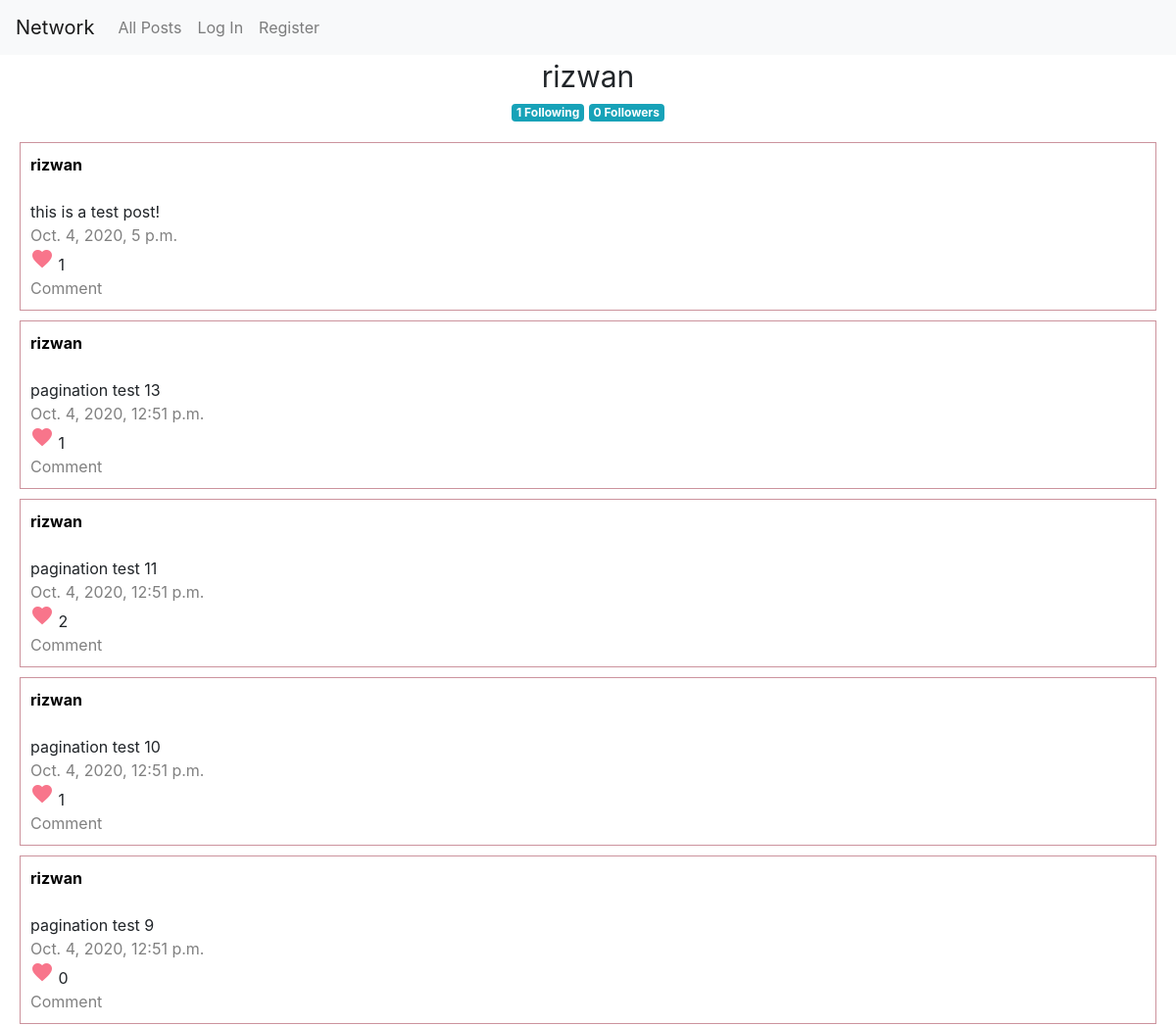
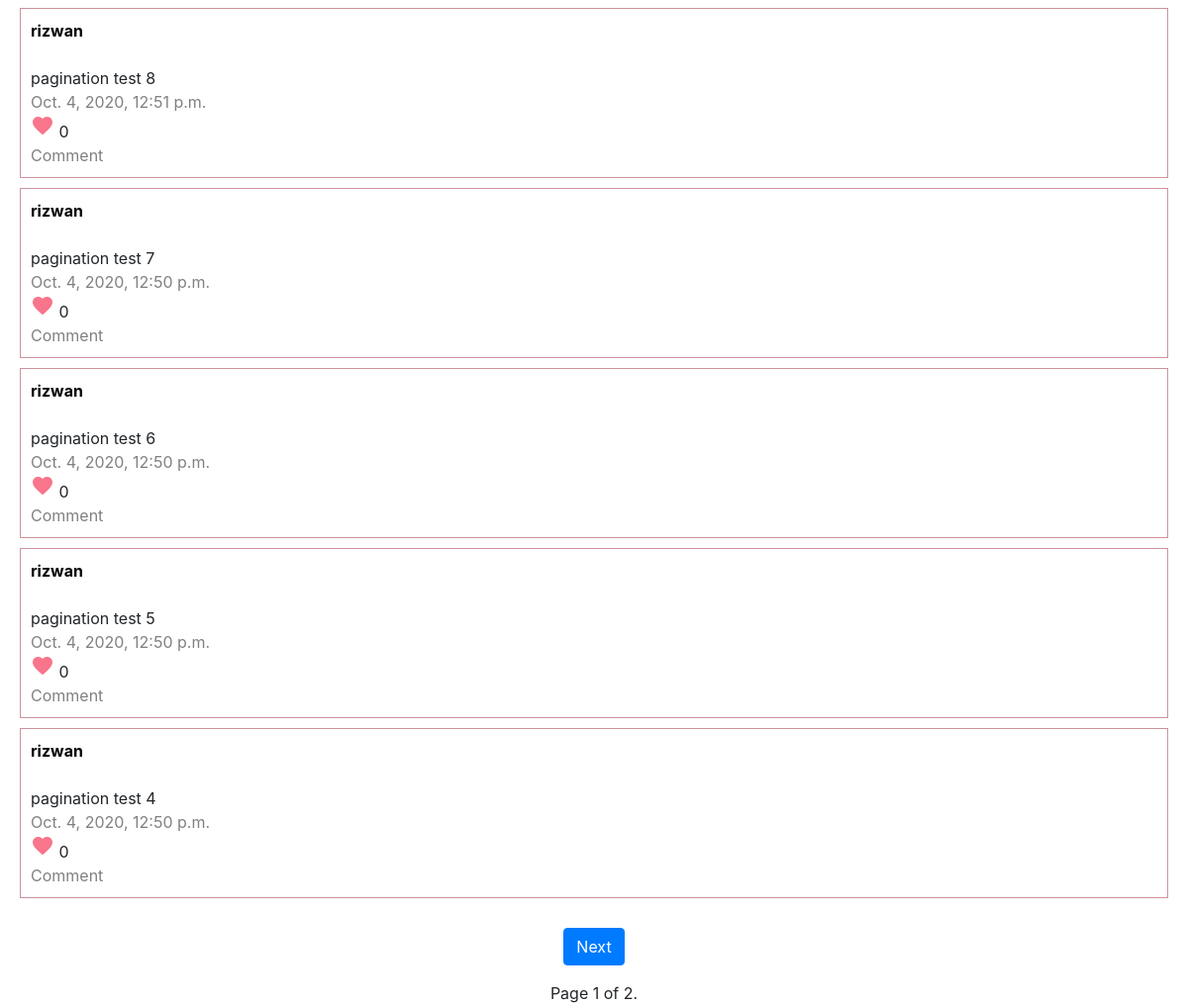
The app's page /profile/rizwan with its own data (2 pictures, top to bottom).
### network/models.py (models this page shows, shortened)
class User(AbstractUser):
    pass

class Post(models.Model):
    by = models.ForeignKey(User, on_delete=models.CASCADE, related_name="posts")
    message = models.TextField()
    timestamp = models.DateTimeField(auto_now_add=True)
    comments = models.ManyToManyField(Comment, related_name='postComments', blank=True)
    likes = models.ManyToManyField(Like, related_name="postLikes", blank=True)

### network/views.py (the view)
# urls.py: path('profile/<str:user_name>', views.userprofile, name="userprofile"),
def userprofile(request, user_name):
    try:
        user = User.objects.get(username=user_name)
    except User.DoesNotExist:
        return HttpResponseRedirect(reverse("index"))
    try:
        following = Following.objects.get(user=user)
        totalfollowings = following.following.count
    except Following.DoesNotExist:
        following = []
        totalfollowings = 0
    posts = Post.objects.filter(by=user).order_by('-timestamp')
    p = Paginator(posts, 10)
    pagenumber = request.GET.get('page')
    if pagenumber == None:
        pagenumber = 1
    elif int(pagenumber) > int(p.num_pages):
        pagenumber = 1
    else:
        pagenumber = int(pagenumber)
    maindata = p.get_page(pagenumber)
    followers = Following.objects.filter(following__username=user.username)
    totalFollowers = followers.count
    isFollowed = False
    for f in followers:
        if f.user.username == request.user.username:
            isFollowed = True
    return render(request, 'network/profile.html', {
        'userData': user,
        'followersLength': totalFollowers,
        'followingLength': totalfollowings,
        'posts': maindata,
        'isFollowed': isFollowed,
    })

### network/templates/network/profile.html (shortened to what this page needs)
{% extends 'network/layout.html' %}
{% block body %}
    <div>
        <div class="centered username">{{userData.username}}</div>
        <div class="centered">
            <div class="badge badge-info following">{{followingLength}} Following</div>
            <div class="badge badge-info followers">{{followersLength}} Followers</div>
        </div>
    </div>
    <div class="posts-container">
        {% for post in posts %}
            <div class="sp-container">
                <div>
                    <a href="{% url 'userprofile' post.by.username %}" class="username-link">
                        <b>{{post.by}}</b></div>
                <br/>
                <div class="message-container" id="message{{post.id}}" data-get="{{post.id}}" data-message="{{post.message}}">
                    {{post.message}}
                </div>
                <div class="secondary-text">{{post.timestamp}}</div>
                <div>
                    <i class="material-icons like-btn" data-post="{{post.id}}">favorite</i>
                    <span id="{{post.id}}-likes">{{post.likes.count}}</span>
                </div>
                <div class="secondary-text">Comment</div>
            </div>
        {% empty %}
            <div>
                <h3 class="centered">User has no Posts!</h3>
            </div>
        {% endfor %}
    </div>
    <nav>
        <ul class="pagination">
            {% if posts.has_next %}
                <button class="btn btn-primary margincenter">
                    <a href="?page={{posts.next_page_number}}" class="link-color">Next</a>
                </button>
            {% endif %}
        </ul>
    </nav>
    <div class="centered">
        Page {{posts.number}} of {{posts.paginator.num_pages}}.
    </div>
{% endblock %}

### network/static/network/styles.css (style rules this page uses)
.posts-container { padding: 20px; }
.sp-container { border: 1px solid rgb(204, 147, 157); padding: 10px; margin-bottom: 10px; }
.material-icons { color: rgb(248, 117, 139); cursor: pointer; }
.secondary-text { color: grey; }
.centered { text-align: center; }
.username { font-size: 30px; }
.username-link { color: black; }
.margincenter { margin: 0 auto; }
.link-color { color: white !important; }

### records on screen
User: username "rizwan"
Post: by "rizwan", message "this is a test post!", timestamp "Oct. 4, 2020, 5 p.m.", likes.count "1"
Post: by "rizwan", message "pagination test 13", timestamp "Oct. 4, 2020, 12:51 p.m.", likes.count "1"
Post: by "rizwan", message "pagination test 11", timestamp "Oct. 4, 2020, 12:51 p.m.", likes.count "2"
Post: by "rizwan", message "pagination test 10", timestamp "Oct. 4, 2020, 12:51 p.m.", likes.count "1"
Post: by "rizwan", message "pagination test 9", timestamp "Oct. 4, 2020, 12:51 p.m.", likes.count "0"
Post: by "rizwan", message "pagination test 8", timestamp "Oct. 4, 2020, 12:51 p.m.", likes.count "0"
Post: by "rizwan", message "pagination test 7", timestamp "Oct. 4, 2020, 12:50 p.m.", likes.count "0"
Post: by "rizwan", message "pagination test 6", timestamp "Oct. 4, 2020, 12:50 p.m.", likes.count "0"
Post: by "rizwan", message "pagination test 5", timestamp "Oct. 4, 2020, 12:50 p.m.", likes.count "0"
Post: by "rizwan", message "pagination test 4", timestamp "Oct. 4, 2020, 12:50 p.m.", likes.count "0"

### other values on screen
{{ followingLength }} "1"
{{ followersLength }} "0"
{{ posts.number }} "1"
{{ posts.paginator.num_pages }} "2"
